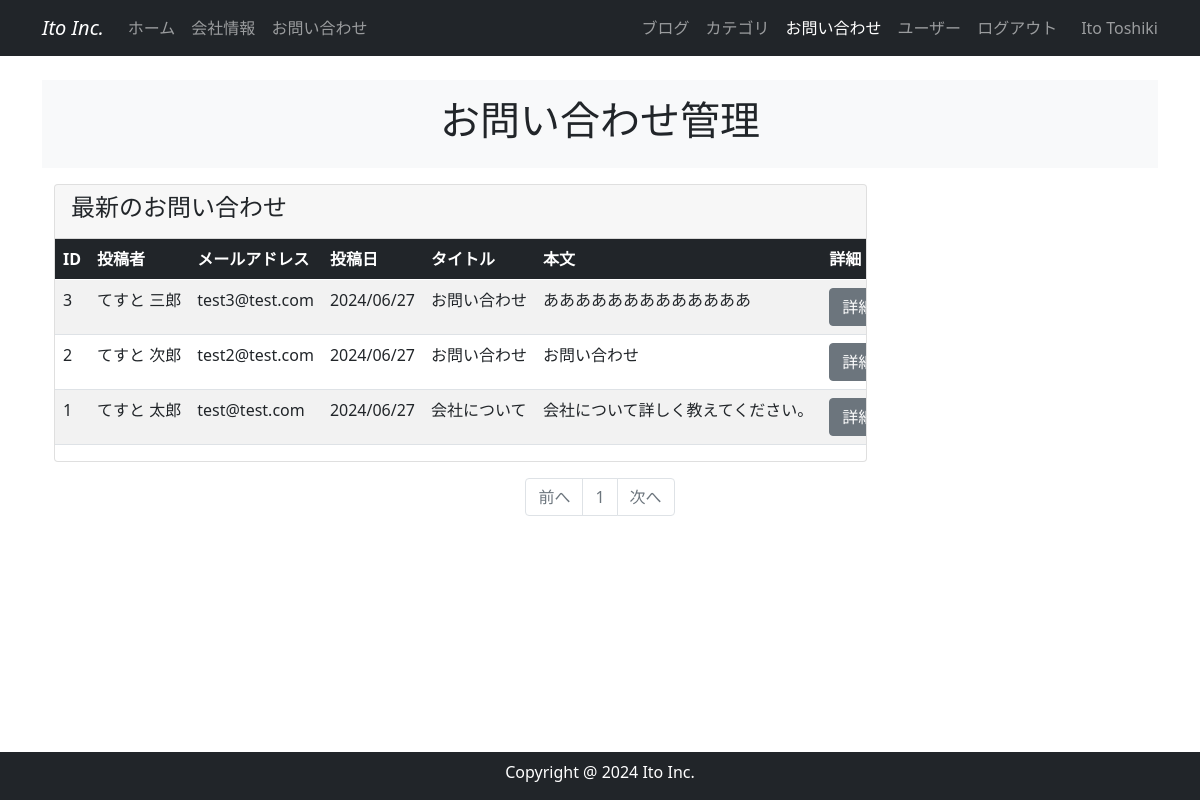
The app's page /inquiry_maintenance (signed in) with its own data.
### company_blog/models.py (models this page shows, shortened)
class User(db.Model, UserMixin):
    __tablename__ = 'users'
    id = db.Column(db.Integer, primary_key = True)
    email = db.Column(db.String(64), unique=True, index=True)
    username = db.Column(db.String(64), unique=True, index=True)
    password_hash = db.Column(db.String(128))
    administrator = db.Column(db.String(1))
    post = db.relationship('BlogPost', backref='author', lazy='dynamic')
    @property
    def password(self):
        raise AttributeError('password is not a readable attribute')

class Inquiry(db.Model):
    __tablename__ = 'inquiry'
    id = db.Column(db.Integer, primary_key=True)
    name = db.Column(db.String(64))
    email = db.Column(db.String(64))
    title = db.Column(db.String(140))
    text = db.Column(db.Text)
    date = db.Column(db.DateTime, default=datetime.now(timezone('Asia/Tokyo')))

### company_blog/main/views.py (the view)
@main.route('/inquiry_maintenance')
@login_required
def inquiry_maintenance():
    page = request.args.get('page', 1, type=int)
    inquiries = Inquiry.query.order_by(Inquiry.id.desc()).paginate(page=page, per_page=10)
    return render_template('inquiry_maintenance.html', inquiries=inquiries)

### company_blog/__init__.py (called while the page is built)
@event.listens_for(Engine, "connect")
def set_sqlite_pragma(dbapi_connection, connection_record):
    cursor = dbapi_connection.cursor()
    cursor.execute("PRAGMA foreign_keys=ON")
    cursor.close()

### company_blog/models.py (called while the page is built)
@login_manager.user_loader
def load_user(user_id):
    return User.query.get(user_id)

### company_blog/templates/inquiry_maintenance.html
{% extends "base.html" %}
{% block content %}
<header id="page-header">
    <div class="container my-3 py-3 bg-light">
        <div class="row">
            <div class="col-md-6 m-auto text-center">
                <h1>お問い合わせ管理</h1>
            </div>
        </div>
    </div>
</header>
<section id="list">
    <div class="container my-3">
        <div class="row">
            <div class="col-md-9">
                <div class="card">
                    <div class="card-header">
                        <h4>最新のお問い合わせ</h4>
                    </div>
                    <div class="table-responsive">
                        <table class="table table-striped text-nowrap">
                            <thead class="table-dark">
                                <tr>
                                    <th>ID</th>
                                    <th>投稿者</th>
                                    <th>メールアドレス</th>
                                    <th>投稿日</th>
                                    <th>タイトル</th>
                                    <th>本文</th>
                                    <th>詳細</th>
                                </tr>
                            </thead>
                            <tbody>
                                {% for inquiry in inquiries.items %}
                                <tr>
                                    <td>{{ inquiry.id }}</td>
                                    <td>{{ inquiry.name | truncate(10) }}</td>
                                    <td>{{ inquiry.email | truncate(20) }}</td>
                                    <td>{{ inquiry.date.strftime('%Y/%m/%d') }}</td>
                                    <td>{{ inquiry.title | truncate(20) }}</td>
                                    <td>{{ inquiry.text | truncate(30) }}</td>
                                    <td><a href="{{ url_for('main.display_inquiry', inquiry_id=inquiry.id) }}"
                                            class="btn btn-secondary">
                                            詳細
                                        </a></td>
                                </tr>
                                {% endfor %}
                            </tbody>
                        </table>
                    </div>
                </div>
            </div>
        </div>
    </div>
</section>
<nav class="my-2" aria-label="Page navigation">
    <ul class="pagination justify-content-center">
        <li {% if inquiries.has_prev %}class="page-item" {% else %} class="page-item disabled" {% endif %}><a
                class="page-link"
                href="{% if inquiries.has_prev %}{{ url_for('main.inquiry_maintenance', page=inquiries.prev_num) }}{% else %}#{% endif %}">前へ</a>
        </li>
        {% for page_num in inquiries.iter_pages(left_edge=1, right_edge=1, left_current=1, right_current=2) %}
        {% if page_num %}
        {% if inquiries.page == page_num %}
        <li class="page-item disabled"><a class="page-link" href="#">{{ page_num }}</a></li>
        {% else %}
        <li class="page-item"><a class="page-link" href="{{ url_for('main.inquiry_maintenance', page=page_num) }}">{{
                page_num }}</a></li>
        {% endif %}
        {% else %}
        <li class="page-item disabled"><a class="page-link" href="#">&hellip;</a></li>
        {% endif %}
        {% endfor %}
        <li {% if inquiries.has_next %}class="page-item" {% else %} class="page-item disabled" {% endif %}><a
                class="page-link"
                href="{% if inquiries.has_next %}{{ url_for('main.inquiry_maintenance', page=inquiries.next_num) }}{% else %}#{% endif %}">次へ</a>
        </li>
    </ul>
</nav>
{% endblock %}

### company_blog/templates/base.html (shortened to what this page needs)
<!DOCTYPE html>
<html lang="en">
<head>
  <link href="https://cdn.jsdelivr.net/npm/bootstrap@5.0.2/dist/css/bootstrap.min.css" rel="stylesheet"
>
</head>
<body>
  <nav class="navbar navbar-expand-lg navbar-dark bg-dark fixed-top">
    <div class="container">
      <a class="navbar-brand fst-italic" href="{{ url_for('main.index') }}">Ito Inc.</a>
      <div class="collapse navbar-collapse" id="navbarNav">
        <ul class="navbar-nav">
          <li class="nav-item">
            <a class="nav-link {% if request.endpoint == 'main.index' %}active{% endif %}"
              href="{{ url_for('main.index') }}">ホーム</a>
          </li>
          <li class="nav-item">
            <a class="nav-link {% if request.endpoint == 'main.info' %}active{% endif %}"
              href="{{ url_for('main.info') }}">会社情報</a>
          </li>
          <li class="nav-item">
            <a class="nav-link {% if request.endpoint == 'main.inquiry' %}active{% endif %}"
              href="{{ url_for('main.inquiry') }}">お問い合わせ</a>
          </li>
        </ul>
        <br>
        <ul class="navbar-nav ms-auto">
          {% if current_user.is_authenticated %}
          <li class="nav-item">
            <a class="nav-link {% if request.endpoint == 'main.blog_maintenance' %}active{% endif %}"
              href="{{ url_for('main.blog_maintenance') }}">ブログ</a>
          </li>
          <li class="nav-item">
            <a class="nav-link {% if request.endpoint == 'main.category_maintenance' %}active{% endif %}"
              href="{{ url_for('main.category_maintenance') }}">カテゴリ</a>
          </li>
          <li class="nav-item">
            <a class="nav-link {% if request.endpoint == 'main.inquiry_maintenance' %}active{% endif %}"
              href="{{ url_for('main.inquiry_maintenance') }}">お問い合わせ</a>
          </li>
          <li class="nav-item">
            <a class="nav-link {% if request.endpoint == 'users.user_maintenance' %}active{% endif %}"
              href="{{url_for('users.user_maintenance')}}">ユーザー</a>
          </li>
          <li class="nav-item">
            <a class="nav-link" href="{{ url_for('users.logout') }}">ログアウト</a>
          </li>
          <span class="navbar-text ms-3">
            {{ current_user.username | truncate(10) }}
          </span>
          {% endif %}
        </ul>
      </div>
    </div>
  </nav>
  {% from "_formhelpers.html" import render_field %}
  <div class="container" style="padding-top: 4rem; padding-bottom: 4rem;">
    {% block content %}
    {% endblock %}
  </div>
  <footer id="footer" class="footer text-center pt-2 bg-dark fixed-bottom">
    <div class="container">
      <div class="row">
        <div class="col text-white">
          <p>Copyright @ 2024 Ito Inc.</p>
        </div>
      </div>
    </div>
  </footer>
</body>
</html>

### records on screen
User: username "Ito Toshiki"
Inquiry: id "3", name "てすと 三郎", email "test3@test.com", date "2024/06/27", title "お問い合わせ", text "あああああああああああああ"
Inquiry: id "2", name "てすと 次郎", email "test2@test.com", date "2024/06/27", title "お問い合わせ", text "お問い合わせ"
Inquiry: id "1", name "てすと 太郎", email "test@test.com", date "2024/06/27", title "会社について", text "会社について詳しく教えてください。"

### other values on screen
{{ page_num }} "1"
